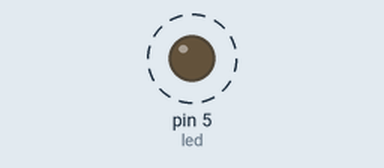
Bench run of a program on a simulated MicroPython board. Shown: output pins drawn as LEDs (lit = HIGH). Dashed ring = blinking.

Above: at 0.2 s.
Timing chart, 0 to 3.0 s (numbered marks = the images above):
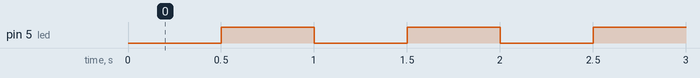

Measured:
- by itself, pin 5 (led): alternates HIGH for 0.50 s and LOW for 0.50 s

The program:

blink.py
```python
"""
Lässt die eingebaute blaue Leuchtdiode auf dem Lolin blinken.
"""

import machine
import utime

BLINK_DELAY_S = 0.5

led = machine.Pin(5, machine.Pin.OUT)
while True:
    led.value(False)
    utime.sleep(BLINK_DELAY_S)
    led.value(True)
    utime.sleep(BLINK_DELAY_S)
```
